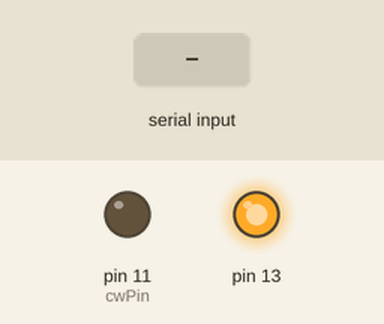
Recording of a sketch running on a simulated Arduino Uno, built with avr-gcc and run on an emulated ATmega328P. Parts: output pins drawn as LEDs (lit = HIGH). The test bench sets the inputs (shaded band). Pins used as bus, display or sensor lines are not drawn.

Above: at 1.2 s.
1.3 s: "5\n" received over Serial
At 1.96 s:
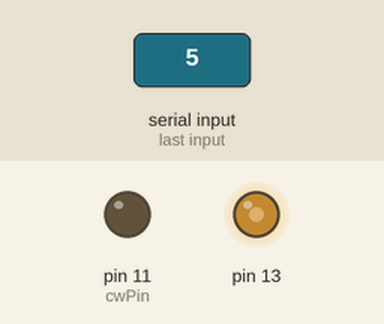
4.3 s: "90,45\n" received over Serial
At 4.61 s:
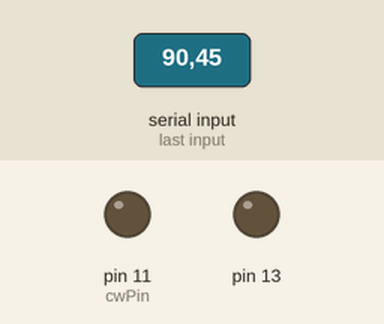
Timing chart, 0 to 13.3 s (numbered marks = the images above; inputs shaded):
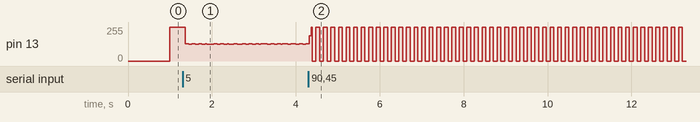

The sketch:

TestManualClock.ino
```cpp
int clkPin = 10;
int cwPin = 11;
int enPin = 12;

void setup() {
  Serial.begin(9600);
  pinMode(clkPin, OUTPUT);
  pinMode(cwPin, OUTPUT);
  pinMode(13, OUTPUT);
}

void loop() {
  static uint32_t timerInterval = 1000;
  static uint32_t timerToggle = 0;

  if (Serial.available()) {
    timerInterval = Serial.readStringUntil('\n').toInt();
    timerInterval = timerInterval < 0 ? 0 : timerInterval;
  }

  if (millis() - timerToggle >= timerInterval) {
    timerToggle = millis();
    digitalWrite(clkPin, !digitalRead(clkPin));
    digitalWrite(13, !digitalRead(13));
  }
}
```

Measured:
- by itself, pin 13: moves between 0/255 and 255/255, repeating every 0.72 s
